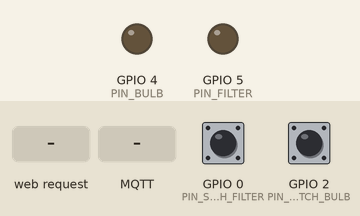
Recording of a sketch running on a simulated ESP8266 (NodeMCU). Shown: output pins drawn as LEDs (lit = HIGH). Inputs (shaded band) come from the test bench; at power-on: GPIO 0 (PIN_SWITCH_FILTER) HIGH, GPIO 2 (PIN_SWITCH_BULB) HIGH. WiFi joins after 1.5 s; servers stay silent unless stated; network time is answered at once with the bench clock; the local clock reads 2024-03-15 10:24:30 at power-on unless the sketch sets it; EEPROM starts erased; no MQTT or app messages arrive unless stated.

Above: at 2.8 s.
2.9 s: GPIO 0 (PIN_SWITCH_FILTER) pulled LOW for 3.2 s
At 6.7 s:
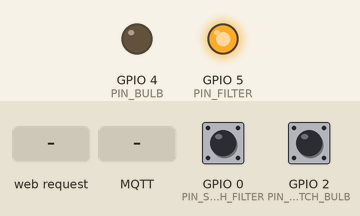
7.6 s: GPIO 2 (PIN_SWITCH_BULB) pulled LOW for 0.15 s
At 8.1 s:
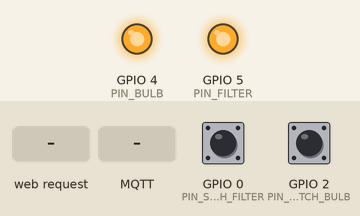
9.2 s: HTTP request GET /?dev1=toggle received
At 10.4 s:
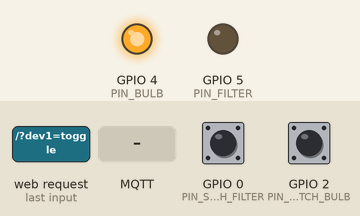
10.7 s: HTTP request GET /?dev2=toggle received
At 11.7 s:
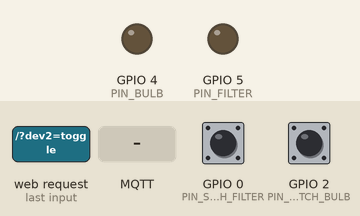
12.2 s: MQTT message "toggle" arrives on the first subscribed topic
At 12.8 s:
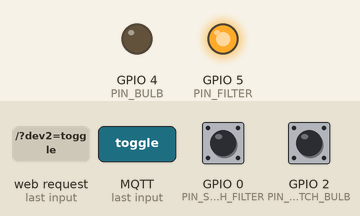
Timing chart, 0 to 14.7 s (numbered marks = the images above; inputs shaded):
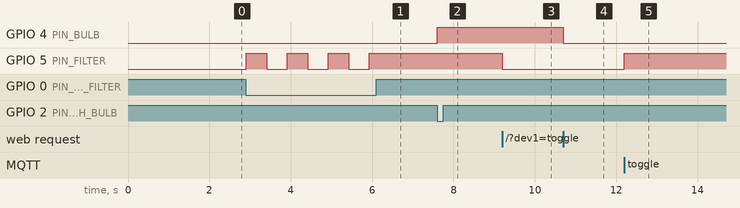

The sketch:

AhmadsAquariumController.ino
```cpp
#include <ESP8266WiFi.h>
#include <ESP8266WebServer.h>
#include <PubSubClient.h>
#include <ArduinoOTA.h>
#include <EEPROM.h>
#include <NTPClient.h>
#include <WiFiUdp.h>

#ifndef STASSID
#define STASSID   "Allahu Akbar"
#define STAPSK    "bg$786786"
#define HOSTNAME  "AquariumController"
#define DATA_REFRESH_DELAY 3000 // 3 Seconds
#endif

const char* ssid = STASSID;
const char* password = STAPSK;

const int PIN_FILTER = 5;
const int PIN_BULB = 4;
const int PIN_SWITCH_FILTER = 0;
const int PIN_SWITCH_BULB = 2;


const long utcOffsetInSeconds = 19800;            // Seconds
const int TIME_UPDATE_INTERVAL = 10 * 60 * 1000;  // 10 Minutes
const int AQUARIUM_REST_TIME[] = {22,30};
const int AQUARIUM_ACTIVE_TIME[] = {5,30};

long lastTimeTimeUpdate = -1;           // For periodic fetch of time

// The Data Structure
struct SavedData {
  boolean isFilterOn = false;  // Off
  boolean isBulbOn = false;  // Off
} data;

// Set web server port number to 80
ESP8266WebServer server(80);

WiFiClient wifi;
PubSubClient mqtt(wifi);
long lastTimeStateUpdate = -1;

const char BROKER[] = "iot.quicksynclab.in";
int        PORT     = 1883;
const char FILTER_TOPIC_STATE[]  = "ahmads/aquariumControllerFilter/state";
const char FILTER_TOPIC_COMMAND[]  = "ahmads/aquariumControllerFilter/command";
const char BULB_TOPIC_STATE[]  = "ahmads/aquariumControllerBulb/state";
const char BULB_TOPIC_COMMAND[]  = "ahmads/aquariumControllerBulb/command";

// Define NTP Client to get time
WiFiUDP ntpUDP;
NTPClient timeClient(ntpUDP, "pool.ntp.org", utcOffsetInSeconds);

static const String FOOTER = String("<br/><br/><br/><br/><br/><br/><br/>\n")
                           + String("<font face=\"Arial\" size=\"2\">\n")
                           + String("<table width=\"100%\" bgcolor=\"lightgray\" style=\"color: black;\">\n")
                           + String("  <tr><td>&nbsp;</td></tr>\n")
                           + String("  <tr>\n")
                           + String("    <td colspan=\"2\" align=\"center\">&#169; Copyright 2020 Alithis Technologies - All Rights Reserved</td>\n")
                           + String("  </tr>\n")
                           + String("  <tr><td>&nbsp;</td></tr>\n")
                           + String("  <tr>\n")
                           + String("    <td colspan=\"2\" align=\"center\">&nbsp;<a href=\"https://alithistech.com\">Alithis Technologies</a></td>\n")
                           + String("  <tr>\n")
                           + String("  <tr><td>&nbsp;</td></tr>\n")
                           + String("  <tr>\n")
                           + String("    <td align=\"left\"><a href=\"mailto:getitdone@alithistech.com\">getitdone@alithistech.com</a></td>\n")
                           + String("    <td align=\"right\"><a href=\"tel:+919880506766\">+91-9880506766</a>&nbsp;</td>\n")
                           + String("  <tr>\n")
                           + String("  <tr><td>&nbsp;</td></tr>\n")
                           + String("</table>\n")
                           + String("</font>\n");

static const String STYLE   = String("   <meta name=\"viewport\" content=\"width=device-width, initial-scale=1\">")
                            + String("   <style>")
                            + String("     .switch {")
                            + String("       position: relative;")
                            + String("       display: inline-block;")
                            + String("       width: 60px;")
                            + String("       height: 34px;")
                            + String("     }")
                            + String("     ")
                            + String("     .switch input {")
                            + String("       opacity: 0;")
                            + String("       width: 0;")
                            + String("       height: 0;")
                            + String("     }")
                            + String("     ")
                            + String("     .slider {")
                            + String("       position: absolute;")
                            + String("       cursor: pointer;")
                            + String("       top: 0;")
                            + String("       left: 0;")
                            + String("       right: 0;")
                            + String("       bottom: 0;")
                            + String("       background-color: #ccc;")
                            + String("       -webkit-transition: .4s;")
                            + String("       transition: .4s;")
                            + String("     }")
                            + String("     ")
                            + String("     .slider:before {")
                            + String("       position: absolute;")
                            + String("       content: \"\";")
                            + String("       height: 26px;")
                            + String("       width: 26px;")
                            + String("       left: 4px;")
                            + String("       bottom: 4px;")
                            + String("       background-color: white;")
                            + String("       -webkit-transition: .4s;")
                            + String("       transition: .4s;")
                            + String("     }")
                            + String("     ")
                            + String("     input:checked + .slider {")
                            + String("       background-color: #2196F3;")
                            + String("     }")
                            + String("     ")
                            + String("     input:focus + .slider {")
                            + String("       box-shadow: 0 0 1px #2196F3;")
                            + String("     }")
                            + String("     ")
                            + String("     input:checked + .slider:before {")
                            + String("       -webkit-transform: translateX(26px);")
                            + String("       -ms-transform: translateX(26px);")
                            + String("       transform: translateX(26px);")
                            + String("     }")
                            + String("     ")
                            + String("     /* Rounded sliders */")
                            + String("     .slider.round {")
                            + String("       border-radius: 34px;")
                            + String("     }")
                            + String("     ")
                            + String("     .slider.round:before {")
                            + String("       border-radius: 50%;")
                            + String("     }")
                            + String("   </style>");

void setup() {
  // Configure pins as output pins
  pinMode(PIN_FILTER, OUTPUT);
  pinMode(PIN_BULB, OUTPUT);

  // Initial State - OFF
  digitalWrite(PIN_FILTER, HIGH);
  digitalWrite(PIN_BULB, HIGH);

  pinMode(PIN_SWITCH_FILTER, INPUT);
  pinMode(PIN_SWITCH_BULB, INPUT);

  EEPROM.begin(sizeof(SavedData));

  // Restore stored data from EEPROM
  restoreEEPROMData();

  // Invalid data, store the data for the first time
  if(data.isFilterOn != data.isFilterOn) {
    data.isFilterOn = false;
    data.isBulbOn = false;
    storeEEPROMData();
  }

  // Set both outputs to stored previous state
  if(data.isFilterOn) {
    digitalWrite(PIN_FILTER, LOW);
  } else {
    digitalWrite(PIN_FILTER, HIGH);
  }
  if(data.isBulbOn) {
    digitalWrite(PIN_BULB, LOW);
  } else {
    digitalWrite(PIN_BULB, HIGH);
  }

  WiFi.mode(WIFI_STA);
  WiFi.setSleepMode(WIFI_NONE_SLEEP);
  WiFi.setAutoReconnect(true);
  WiFi.persistent(true);
  WiFi.begin(ssid, password);

  while (WiFi.status() != WL_CONNECTED) {
    delay(200);
  }

  // Port defaults to 8266
  ArduinoOTA.setPort(8266);
  ArduinoOTA.setHostname(HOSTNAME);

  ArduinoOTA.onStart([]() {
    String type;
    if (ArduinoOTA.getCommand() == U_FLASH) {
      type = "sketch";
    } else { // U_FS
      type = "filesystem";
    }
  });

  ArduinoOTA.begin();

  //Associate the handler functions to the path
  server.on("/", handleRoot);
  server.begin();

  // Start the NTP client if connected to Internet
//  timeClient.setTimeOffset(utcOffsetInSeconds);
  timeClient.begin();

  mqtt.setServer(BROKER, PORT);
  mqtt.setCallback(callback);
}

void loop() {
  if (!mqtt.connected()) {
    reconnect();
    mqtt.loop();
  } else {
    mqtt.loop();
  }

  // Handle the OTA Functionality
  ArduinoOTA.handle();

  //Handling of incoming requests
  server.handleClient();

  long currentTime = millis();

  // Periodic update of time
  if (currentTime - lastTimeTimeUpdate > TIME_UPDATE_INTERVAL || lastTimeTimeUpdate == -1) {
      timeClient.update();
      lastTimeTimeUpdate = currentTime;
  }

  if (currentTime - lastTimeStateUpdate > DATA_REFRESH_DELAY || lastTimeStateUpdate == -1) {

    lastTimeStateUpdate = currentTime;

    // Take action at correct time
    int hours = timeClient.getHours();
    int minutes = timeClient.getMinutes();
    int seconds = timeClient.getSeconds();

    if(hours == AQUARIUM_REST_TIME[0] && minutes == AQUARIUM_REST_TIME[1] && seconds >= 0 && seconds <= 3) {
      digitalWrite(PIN_FILTER, LOW);
      data.isFilterOn = true;
      digitalWrite(PIN_BULB, HIGH);
      data.isBulbOn = false;
      storeEEPROMData();
      mqtt.publish(FILTER_TOPIC_STATE, data.isFilterOn ? "1" : "0");
      mqtt.publish(BULB_TOPIC_STATE, data.isBulbOn ? "1" : "0");

    } else  if(hours == AQUARIUM_ACTIVE_TIME[0] && minutes == AQUARIUM_ACTIVE_TIME[1] && seconds >= 0 && seconds <= 3) {

      digitalWrite(PIN_FILTER, HIGH);
      data.isFilterOn = false;
      digitalWrite(PIN_BULB, LOW);
      data.isBulbOn = true;
      storeEEPROMData();
      mqtt.publish(FILTER_TOPIC_STATE, data.isFilterOn ? "1" : "0");
      mqtt.publish(BULB_TOPIC_STATE, data.isBulbOn ? "1" : "0");
    } else {

      mqtt.publish(FILTER_TOPIC_STATE, data.isFilterOn ? "1" : "0");
      mqtt.publish(BULB_TOPIC_STATE, data.isBulbOn ? "1" : "0");
    }
  }

  // Check if Filter Switch is pressed
  if(digitalRead(PIN_SWITCH_FILTER) == 0) {

    if(data.isFilterOn) {
      digitalWrite(PIN_FILTER, HIGH);
      data.isFilterOn = false;
    } else {
      digitalWrite(PIN_FILTER, LOW);
      data.isFilterOn = true;
    }

    mqtt.publish(FILTER_TOPIC_STATE, data.isFilterOn ? "1" : "0");
    storeEEPROMData();
    delay(500);
  }

  // Check if Bulb Switch is pressed
  if(digitalRead(PIN_SWITCH_BULB) == 0) {

    if(data.isBulbOn) {
      digitalWrite(PIN_BULB, HIGH);
      data.isBulbOn = false;
    } else {
      digitalWrite(PIN_BULB, LOW);
      data.isBulbOn = true;
    }

    mqtt.publish(BULB_TOPIC_STATE, data.isBulbOn ? "1" : "0");
    storeEEPROMData();
    delay(500);
  }

   mqtt.publish(FILTER_TOPIC_STATE, data.isFilterOn ? "1" : "0");
   mqtt.publish(BULB_TOPIC_STATE, data.isBulbOn? "1" : "0");
}

void reconnect() {
  // Reconnect and publish
  if (mqtt.connect(HOSTNAME, "mujeeb", "einstein")) {
    mqtt.publish(FILTER_TOPIC_STATE, data.isFilterOn ? "1" : "0");
    mqtt.publish(BULB_TOPIC_STATE, data.isBulbOn? "1" : "0");
    mqtt.subscribe(FILTER_TOPIC_COMMAND);
    mqtt.subscribe(BULB_TOPIC_COMMAND);
  }
}

void callback(char* topic, byte* payload, unsigned int length) {

  String strTopic = String(topic);
  if(strTopic == String(FILTER_TOPIC_COMMAND)) {
    if((char)payload[0] == '1') {
      digitalWrite(PIN_FILTER, LOW);
      data.isFilterOn = true;
    } else {
      digitalWrite(PIN_FILTER, HIGH);
      data.isFilterOn = false;
    }
    storeEEPROMData();
    mqtt.publish(FILTER_TOPIC_STATE, data.isFilterOn ? "1" : "0");
  }

  if(strTopic == String(BULB_TOPIC_COMMAND)) {
    if((char)payload[0] == '1') {
      digitalWrite(PIN_BULB, LOW);
      data.isBulbOn = true;
    } else {
      digitalWrite(PIN_BULB, HIGH);
      data.isBulbOn = false;
    }
    storeEEPROMData();
    mqtt.publish(BULB_TOPIC_STATE, data.isBulbOn ? "1" : "0");
  }
}

void handleRoot() {

  String dev1 = server.arg("dev1");
  String dev2 = server.arg("dev2");

  if(dev1 != NULL && dev1.equals("toggle")) {
    if(data.isFilterOn) {
      digitalWrite(PIN_FILTER, HIGH);
      data.isFilterOn = false;
    } else {
      digitalWrite(PIN_FILTER, LOW);
      data.isFilterOn = true;
    }
    storeEEPROMData();
    mqtt.publish(FILTER_TOPIC_STATE, data.isFilterOn ? "1" : "0");
  }

  if(dev2 != NULL && dev2.equals("toggle")) {
    if(data.isBulbOn) {
      digitalWrite(PIN_BULB, HIGH);
      data.isBulbOn = false;
    } else {
      digitalWrite(PIN_BULB, LOW);
      data.isBulbOn = true;
    }
    storeEEPROMData();
    mqtt.publish(BULB_TOPIC_STATE, data.isBulbOn ? "1" : "0");
  }

  String html = "<html>";
  html += "   <head>";
  html += "     <title>Aquarium Controller</title>";
  html += STYLE;
  html += "     <script language='JavaScript'>";
  html += "       function submitForm(value) {";
  html += "         var xhttp = new XMLHttpRequest();";
  html += "         xhttp.onreadystatechange = function() {};";
  html += "         xhttp.open(\"GET\", \"http://" + WiFi.localIP().toString() + "\" + (value == 0 ? \"?dev1=toggle\" : \"?dev2=toggle\"), true);";
  html += "         xhttp.send();";
  html += "       }";
  html += "     </script>";
  html += "   </head>";
  html += "   <body>";
  html += "     <center>";
  html += "     <br>";
  html += "      <h1>Aquarium Controller</h1>";
  html += "      <br><br><br>";
  html += "      <table cellpadding=0 cellspacing=5>";
  html += "        <tr>";
  html += "          <td align='cemter'>Filter</td>";
  html += "          <td>&nbsp;&nbsp;&nbsp;&nbsp;&nbsp;&nbsp;</td>";
  html += "          <td align='center'>Bulb</td>";
  html += "        </tr>";
  html += "        <tr>";
  html += "          <td align='cemter'><label class=\"switch\"><input type=\"checkbox\" " + (String)(data.isFilterOn ? "checked" : "") + " onChange=\"submitForm(0)\"><span class=\"slider round\"></span></label></td>";
  html += "          <td>&nbsp;&nbsp;&nbsp;&nbsp;&nbsp;&nbsp;</td>";
  html += "          <td align='cemter'><label class=\"switch\"><input type=\"checkbox\" " + (String)(data.isBulbOn ? "checked" : "") + " onChange=\"submitForm(1)\"><span class=\"slider round\"></span></label></td>";
  html += "        </tr>";
  html += "      </table>";
  html += "  </center>";
  html += FOOTER;
  html += " </body>";
  html += "</html>";
  server.send(200, "text/html", html);
  server.client().stop();
}

// Method to Store Structure data into EEPROM
void restoreEEPROMData() {
  EEPROM.get(0, data);
}

// Method to Restore Structure data from EEPROM
void storeEEPROMData() {
  EEPROM.put(0, data);
  EEPROM.commit();
}
```

Measured:
- after the input at 2.9 s, GPIO 5 (PIN_FILTER): alternates HIGH for 0.50 s and LOW for 0.50 s, 7 changes in all, then stays HIGH, starting at once
- after the input at 7.6 s, GPIO 4 (PIN_BULB): LOW → HIGH at once
- after the input at 9.2 s, GPIO 5 (PIN_FILTER): HIGH → LOW at once
- after the input at 10.7 s, GPIO 4 (PIN_BULB): HIGH → LOW at once
- after the input at 12.2 s, GPIO 5 (PIN_FILTER): LOW → HIGH at once
